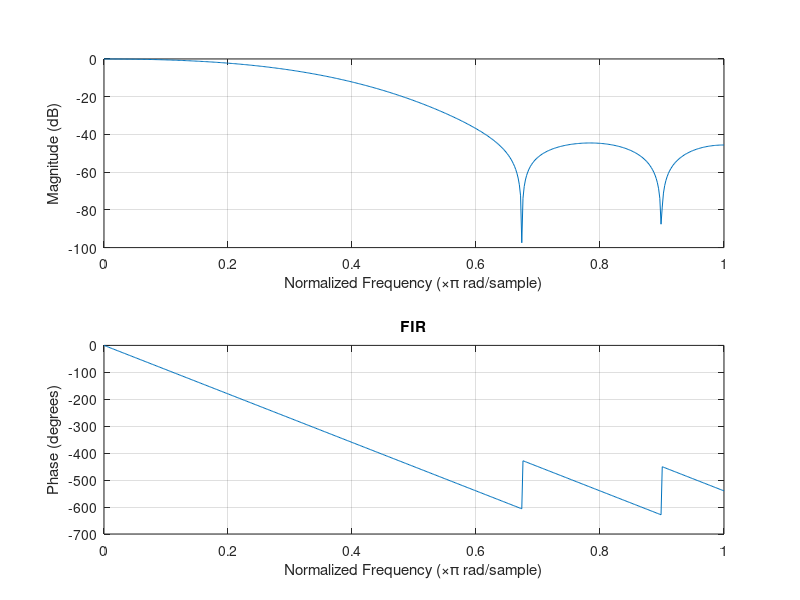
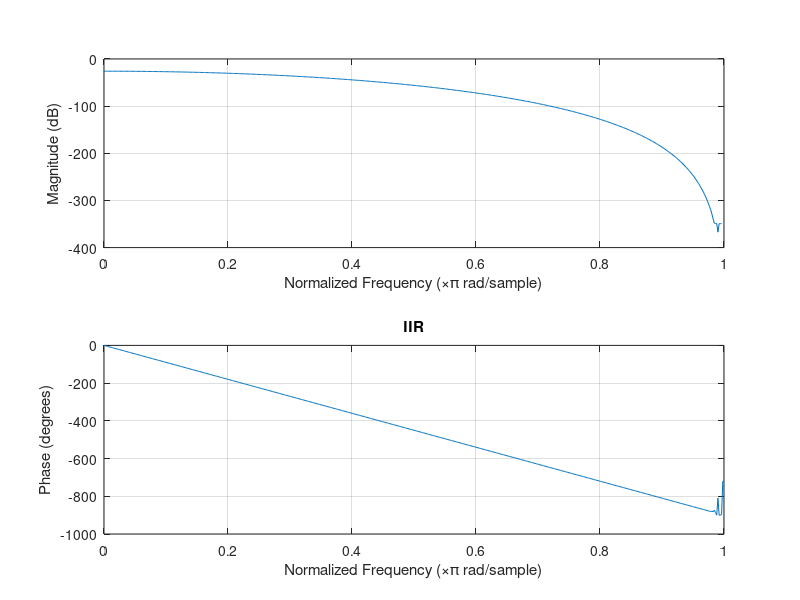
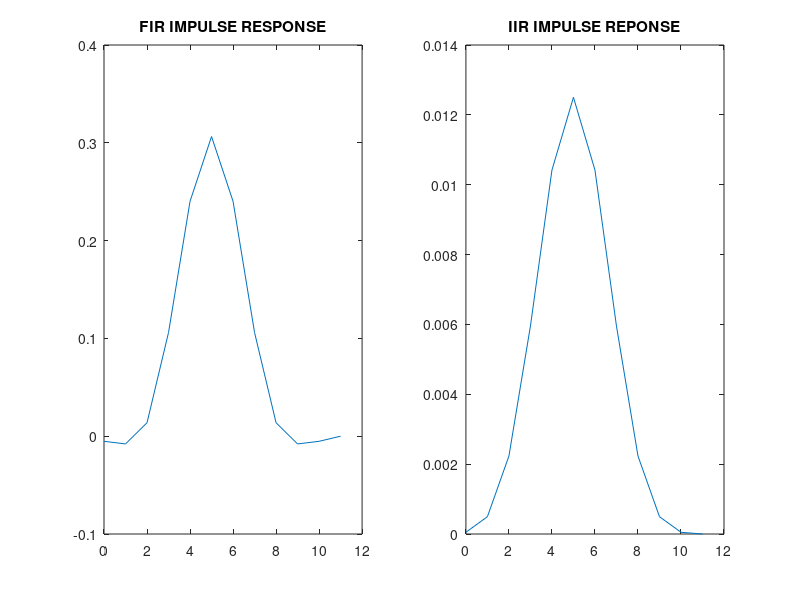

The MATLAB source for these figures, in order: (Note: this script raises an error after producing the figures.)
% File name: Ex 2
% Name : Zhimingyuan Liu
% Description: design Finite Impulse Response Digital Filters and Infinite
% Impulse Response Digital Filters
clear all;
close all;

% finite Impulse Response 
y = fir1(10, 0.3);

% Infinite Impulse Response Digital Filters
Yb = butter(10, 0.3);

%plot FIR
figure(1);
freqz(y,1);
title('FIR');

%IIR
figure(2);
freqz(Yb,1);
title('IIR');

%APPLY the filter with impluse signal to get impluse reponse.
a =[1,zeros(1,length(y)-1)];
h1 = filter(y,1, [1,zeros(1,length(y))]);
h2 = filter(Yb,1,[1,zeros(1,length(Yb))]);

% get length of h1 and h2
n1 = (0:1:length(h1)-1);
n2 = (0:1:length(h2)-1);

% plot FIR 
figure(3);
subplot(1,2,1);
plot(n1,h1);
title('FIR IMPULSE RESPONSE');

%plot IIR 
subplot(1,2,2);
plot(n2,h2);
title('IIR IMPULSE REPONSE');

% apply filter to music file and stock txt and pulse signal
[data2,Fs] = audioread('music.wav');    
data = load('microsoftstock.txt');

stock1 = filter(y,1,data);
nstock1 =(0:1:length(stock1)-1);

stock2 = filter(Yb,1,data);
nstock2 =(0:1:length(stock2)-1);

x = zeros(60,1);                    % create pulse signal
x(1:20) = 1; 

input1 = filter(y,1,x);
ninput1 = (0:1:length(input1)-1);
input2 = filter(Yb,1,x);
ninput2 = (0:1:length(input2)-1);

music1 = filter(y,1,data2);       % apply FIR to music
music2 = filter(Yb,1,data2); 
% plot the time-domain filter stock market and phase signals

sound(music2,Fs);

% plot the Microsoft Stock FIR
figure(4);
subplot(2,1,1);
plot(nstock1, stock1);
title('Micrsoft Stock FIR');

subplot(2,1,2);
plot(nstock2, stock2);
title('Microsoft Stock IIR');

% Plot the Impulse IRR
figure(5);
subplot(2,1,1);
plot(ninput1,input1);
title('pulse signal FIR');
subplot(2,1,2);
plot(ninput2,input2);
title('pulse signal IIR');

